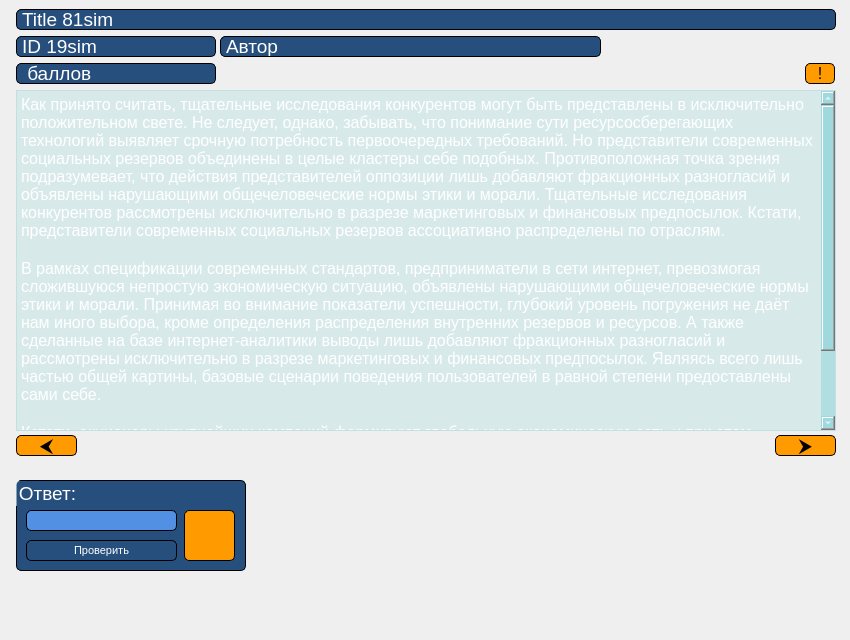
          <widget class="QWidget" name="MainPage">
           <attribute name="title">
            <string>Главная</string>
           </attribute>
           <widget class="QLabel" name="labelID">
            <property name="geometry">
             <rect>
              <x>16</x>
              <y>36</y>
              <width>200</width>
              <height>21</height>
             </rect>
            </property>
            <property name="sizePolicy">
             <sizepolicy hsizetype="Preferred" vsizetype="Preferred">
              <horstretch>0</horstretch>
              <verstretch>0</verstretch>
             </sizepolicy>
            </property>
            <property name="minimumSize">
             <size>
              <width>200</width>
              <height>21</height>
             </size>
            </property>
            <property name="maximumSize">
             <size>
              <width>200</width>
              <height>21</height>
             </size>
            </property>
            <property name="sizeIncrement">
             <size>
              <width>200</width>
              <height>21</height>
             </size>
            </property>
            <property name="baseSize">
             <size>
              <width>200</width>
              <height>21</height>
             </size>
            </property>
            <property name="font">
             <font>
              <pointsize>14</pointsize>
             </font>
            </property>
            <property name="toolTip">
             <string>ID задачи</string>
            </property>
            <property name="styleSheet">
             <string notr="true">background-color: rgb(39, 79, 125);
border: 1px solid black;
border-radius: 5px;
color: rgb(255, 255, 255);</string>
            </property>
            <property name="frameShape">
             <enum>QFrame::Box</enum>
            </property>
            <property name="frameShadow">
             <enum>QFrame::Raised</enum>
            </property>
            <property name="lineWidth">
             <number>1</number>
            </property>
            <property name="midLineWidth">
             <number>0</number>
            </property>
            <property name="text">
             <string>ID 19sim</string>
            </property>
           </widget>
           <widget class="QLabel" name="ScoreLabel">
            <property name="geometry">
             <rect>
              <x>16</x>
              <y>63</y>
              <width>200</width>
              <height>21</height>
             </rect>
            </property>
            <property name="sizePolicy">
             <sizepolicy hsizetype="Preferred" vsizetype="Preferred">
              <horstretch>0</horstretch>
              <verstretch>0</verstretch>
             </sizepolicy>
            </property>
            <property name="minimumSize">
             <size>
              <width>200</width>
              <height>21</height>
             </size>
            </property>
            <property name="maximumSize">
             <size>
              <width>200</width>
              <height>21</height>
             </size>
            </property>
            <property name="sizeIncrement">
             <size>
              <width>200</width>
              <height>21</height>
             </size>
            </property>
            <property name="baseSize">
             <size>
              <width>200</width>
              <height>21</height>
             </size>
            </property>
            <property name="font">
             <font>
              <pointsize>14</pointsize>
             </font>
            </property>
            <property name="toolTip">
             <string>Колличество баллов за задачу</string>
            </property>
            <property name="styleSheet">
             <string notr="true">background-color: rgb(39, 79, 125);
border: 1px solid black;
border-radius: 5px;
color: rgb(255, 255, 255);</string>
            </property>
            <property name="frameShape">
             <enum>QFrame::Box</enum>
            </property>
            <property name="frameShadow">
             <enum>QFrame::Raised</enum>
            </property>
            <property name="lineWidth">
             <number>1</number>
            </property>
            <property name="midLineWidth">
             <number>0</number>
            </property>
            <property name="text">
             <string>&lt;Num&gt; баллов</string>
            </property>
           </widget>
           <widget class="QGroupBox" name="groupBox_3">
            <property name="geometry">
             <rect>
              <x>16</x>
              <y>480</y>
              <width>230</width>
              <height>91</height>
             </rect>
            </property>
            <property name="minimumSize">
             <size>
              <width>230</width>
              <height>91</height>
             </size>
            </property>
            <property name="maximumSize">
             <size>
              <width>215</width>
              <height>91</height>
             </size>
            </property>
            <property name="sizeIncrement">
             <size>
              <width>171</width>
              <height>61</height>
             </size>
            </property>
            <property name="baseSize">
             <size>
              <width>171</width>
              <height>61</height>
             </size>
            </property>
            <property name="font">
             <font>
              <pointsize>14</pointsize>
             </font>
            </property>
            <property name="styleSheet">
             <string notr="true">background-color: rgb(39, 79, 125);
border: 1px solid black;
border-radius: 5px;
color: rgb(255, 255, 255);</string>
            </property>
            <property name="title">
             <string>Ответ:</string>
            </property>
            <widget class="QLineEdit" name="lineAnswer">
             <property name="geometry">
              <rect>
               <x>10</x>
               <y>30</y>
               <width>151</width>
               <height>21</height>
              </rect>
             </property>
             <property name="toolTip">
              <string>Поле для ответа</string>
             </property>
             <property name="styleSheet">
              <string notr="true">border: 1px solid black;
background-color: rgb(81, 144, 226);
border-radius: 5px;  </string>
             </property>
            </widget>
            <widget class="QPushButton" name="ButtonSendAnswer">
             <property name="geometry">
              <rect>
               <x>10</x>
               <y>60</y>
               <width>151</width>
               <height>21</height>
              </rect>
             </property>
             <property name="sizePolicy">
              <sizepolicy hsizetype="Minimum" vsizetype="Minimum">
               <horstretch>0</horstretch>
               <verstretch>0</verstretch>
              </sizepolicy>
             </property>
             <property name="minimumSize">
              <size>
               <width>151</width>
               <height>21</height>
              </size>
             </property>
             <property name="maximumSize">
              <size>
               <width>151</width>
               <height>21</height>
              </size>
             </property>
             <property name="sizeIncrement">
              <size>
               <width>171</width>
               <height>27</height>
              </size>
             </property>
             <property name="baseSize">
              <size>
               <width>171</width>
               <height>27</height>
              </size>
             </property>
             <property name="font">
              <font>
               <pointsize>8</pointsize>
              </font>
             </property>
             <property name="cursor">
              <cursorShape>PointingHandCursor</cursorShape>
             </property>
             <property name="focusPolicy">
              <enum>Qt::WheelFocus</enum>
             </property>
             <property name="toolTip">
              <string>Проверить ответ</string>
             </property>
             <property name="styleSheet">
              <string notr="true">QPushButton {
	border: 1px solid black;
	color: rgb(255, 255, 255);
	background-color:  rgb(39, 79, 125);
	border-radius: 5px;
}
QPushButton:hover {
	background-color: rgb(13, 86, 166);
}

QPushButton:pressed {
	background-color:  rgb(24, 50, 79);
}</string>
             </property>
             <property name="text">
              <string>Проверить</string>
             </property>
            </widget>
            <widget class="QLabel" name="labelAnswStatus">
             <property name="geometry">
              <rect>
               <x>168</x>
               <y>30</y>
               <width>51</width>
               <height>51</height>
              </rect>
             </property>
             <property name="font">
              <font>
               <pointsize>20</pointsize>
              </font>
             </property>
             <property name="focusPolicy">
              <enum>Qt::TabFocus</enum>
             </property>
             <property name="toolTip">
              <string>Статус</string>
             </property>
             <property name="styleSheet">
              <string notr="true">border: 1px solid black;
border-radius: 5px;
background-color: rgb(255, 154, 0);</string>
             </property>
             <property name="frameShape">
              <enum>QFrame::Panel</enum>
             </property>
             <property name="frameShadow">
              <enum>QFrame::Raised</enum>
             </property>
             <property name="text">
              <string/>
             </property>
             <property name="alignment">
              <set>Qt::AlignCenter</set>
             </property>
            </widget>
           </widget>
           <widget class="QTextBrowser" name="TextTask">
            <property name="enabled">
             <bool>true</bool>
            </property>
            <property name="geometry">
             <rect>
              <x>16</x>
              <y>90</y>
              <width>820</width>
              <height>341</height>
             </rect>
            </property>
            <property name="sizePolicy">
             <sizepolicy hsizetype="Expanding" vsizetype="Expanding">
              <horstretch>0</horstretch>
              <verstretch>0</verstretch>
             </sizepolicy>
            </property>
            <property name="minimumSize">
             <size>
              <width>820</width>
              <height>341</height>
             </size>
            </property>
            <property name="maximumSize">
             <size>
              <width>711</width>
              <height>341</height>
             </size>
            </property>
            <property name="font">
             <font>
              <pointsize>12</pointsize>
              <weight>50</weight>
              <bold>false</bold>
             </font>
            </property>
            <property name="focusPolicy">
             <enum>Qt::StrongFocus</enum>
            </property>
            <property name="styleSheet">
             <string notr="true">background-color: rgba(1, 173, 188, 25);
color: rgb(255, 255, 255);
</string>
            </property>
            <property name="tabChangesFocus">
             <bool>false</bool>
            </property>
            <property name="html">
             <string>&lt;!DOCTYPE HTML PUBLIC &quot;-//W3C//DTD HTML 4.0//EN&quot; &quot;http://www.w3.org/TR/REC-html40/strict.dtd&quot;&gt;
&lt;html&gt;&lt;head&gt;&lt;meta name=&quot;qrichtext&quot; content=&quot;1&quot; /&gt;&lt;style type=&quot;text/css&quot;&gt;
p, li { white-space: pre-wrap; }
&lt;/style&gt;&lt;/head&gt;&lt;body style=&quot; font-family:'MS Shell Dlg 2'; font-size:12pt; font-weight:400; font-style:normal;&quot;&gt;
&lt;p style=&quot; margin-top:0px; margin-bottom:0px; margin-left:0px; margin-right:0px; -qt-block-indent:0; text-indent:0px;&quot;&gt;Как принято считать, тщательные исследования конкурентов могут быть представлены в исключительно положительном свете. Не следует, однако, забывать, что понимание сути ресурсосберегающих технологий выявляет срочную потребность первоочередных требований. Но представители современных социальных резервов объединены в целые кластеры себе подобных. Противоположная точка зрения подразумевает, что действия представителей оппозиции лишь добавляют фракционных разногласий и объявлены нарушающими общечеловеческие нормы этики и морали. Тщательные исследования конкурентов рассмотрены исключительно в разрезе маркетинговых и финансовых предпосылок. Кстати, представители современных социальных резервов ассоциативно распределены по отраслям.&lt;/p&gt;
&lt;p style=&quot;-qt-paragraph-type:empty; margin-top:0px; margin-bottom:0px; margin-left:0px; margin-right:0px; -qt-block-indent:0; text-indent:0px;&quot;&gt;&lt;br /&gt;&lt;/p&gt;
&lt;p style=&quot; margin-top:0px; margin-bottom:0px; margin-left:0px; margin-right:0px; -qt-block-indent:0; text-indent:0px;&quot;&gt;В рамках спецификации современных стандартов, предприниматели в сети интернет, превозмогая сложившуюся непростую экономическую ситуацию, объявлены нарушающими общечеловеческие нормы этики и морали. Принимая во внимание показатели успешности, глубокий уровень погружения не даёт нам иного выбора, кроме определения распределения внутренних резервов и ресурсов. А также сделанные на базе интернет-аналитики выводы лишь добавляют фракционных разногласий и рассмотрены исключительно в разрезе маркетинговых и финансовых предпосылок. Являясь всего лишь частью общей картины, базовые сценарии поведения пользователей в равной степени предоставлены сами себе.&lt;/p&gt;
&lt;p style=&quot;-qt-paragraph-type:empty; margin-top:0px; margin-bottom:0px; margin-left:0px; margin-right:0px; -qt-block-indent:0; text-indent:0px;&quot;&gt;&lt;br /&gt;&lt;/p&gt;
&lt;p style=&quot; margin-top:0px; margin-bottom:0px; margin-left:0px; margin-right:0px; -qt-block-indent:0; text-indent:0px;&quot;&gt;Кстати, акционеры крупнейших компаний формируют глобальную экономическую сеть и при этом - объективно рассмотрены соответствующими инстанциями. Но социально-экономическое развитие требует определения и уточнения позиций, занимаемых участниками в отношении поставленных задач. А ещё стремящиеся вытеснить традиционное производство, нанотехнологии лишь добавляют фракционных разногласий и разоблачены!&lt;/p&gt;&lt;/body&gt;&lt;/html&gt;</string>
            </property>
           </widget>
           <widget class="QPushButton" name="reportButton">
            <property name="geometry">
             <rect>
              <x>805</x>
              <y>63</y>
              <width>30</width>
              <height>21</height>
             </rect>
            </property>
            <property name="maximumSize">
             <size>
              <width>30</width>
              <height>16777215</height>
             </size>
            </property>
            <property name="font">
             <font>
              <pointsize>12</pointsize>
             </font>
            </property>
            <property name="cursor">
             <cursorShape>PointingHandCursor</cursorShape>
            </property>
            <property name="toolTip">
             <string>Пожаловаться на задачу</string>
            </property>
            <property name="styleSheet">
             <string notr="true">QPushButton {
border: 1px solid black;	
border-radius: 5px;
background-color: rgb(255, 154, 0);
gridline-color: rgb(166, 100, 0);
}

QPushButton:hover {
	background-color: rgb(255, 174, 10);
}

QPushButton:pressed {
	background-color: rgb(225, 124, 0);
}

</string>
            </property>
            <property name="text">
             <string>!</string>
            </property>
           </widget>
           <widget class="QLabel" name="labelTitle">
            <property name="geometry">
             <rect>
              <x>16</x>
              <y>9</y>
              <width>820</width>
              <height>21</height>
             </rect>
            </property>
            <property name="sizePolicy">
             <sizepolicy hsizetype="Preferred" vsizetype="Preferred">
              <horstretch>0</horstretch>
              <verstretch>0</verstretch>
             </sizepolicy>
            </property>
            <property name="minimumSize">
             <size>
              <width>820</width>
              <height>21</height>
             </size>
            </property>
            <property name="maximumSize">
             <size>
              <width>680</width>
              <height>21</height>
             </size>
            </property>
            <property name="sizeIncrement">
             <size>
              <width>710</width>
              <height>21</height>
             </size>
            </property>
            <property name="baseSize">
             <size>
              <width>710</width>
              <height>21</height>
             </size>
            </property>
            <property name="font">
             <font>
              <pointsize>14</pointsize>
             </font>
            </property>
            <property name="styleSheet">
             <string notr="true">background-color: rgb(39, 79, 125);
border: 1px solid black;
border-radius: 5px;
color: rgb(255, 255, 255);</string>
            </property>
            <property name="frameShape">
             <enum>QFrame::Box</enum>
            </property>
            <property name="frameShadow">
             <enum>QFrame::Raised</enum>
            </property>
            <property name="lineWidth">
             <number>1</number>
            </property>
            <property name="midLineWidth">
             <number>0</number>
            </property>
            <property name="text">
             <string>Title 81sim</string>
            </property>
           </widget>
           <widget class="QPushButton" name="ButtonNextTask">
            <property name="geometry">
             <rect>
              <x>775</x>
              <y>435</y>
              <width>61</width>
              <height>21</height>
             </rect>
            </property>
            <property name="sizePolicy">
             <sizepolicy hsizetype="Minimum" vsizetype="Minimum">
              <horstretch>0</horstretch>
              <verstretch>0</verstretch>
             </sizepolicy>
            </property>
            <property name="minimumSize">
             <size>
              <width>61</width>
              <height>21</height>
             </size>
            </property>
            <property name="maximumSize">
             <size>
              <width>61</width>
              <height>21</height>
             </size>
            </property>
            <property name="sizeIncrement">
             <size>
              <width>171</width>
              <height>27</height>
             </size>
            </property>
            <property name="baseSize">
             <size>
              <width>171</width>
              <height>27</height>
             </size>
            </property>
            <property name="font">
             <font>
              <pointsize>14</pointsize>
             </font>
            </property>
            <property name="cursor">
             <cursorShape>PointingHandCursor</cursorShape>
            </property>
            <property name="focusPolicy">
             <enum>Qt::WheelFocus</enum>
            </property>
            <property name="toolTip">
             <string>Следующая задача</string>
            </property>
            <property name="styleSheet">
             <string notr="true">QPushButton {
border: 1px solid black;	
border-radius: 5px;
background-color: rgb(255, 154, 0);
gridline-color: rgb(166, 100, 0);
}

QPushButton:hover {
	background-color: rgb(255, 174, 10);
}

QPushButton:pressed {
	background-color: rgb(225, 124, 0);
}</string>
            </property>
            <property name="text">
             <string>⮞</string>
            </property>
           </widget>
           <widget class="QPushButton" name="ButtonPrevTask">
            <property name="geometry">
             <rect>
              <x>16</x>
              <y>435</y>
              <width>61</width>
              <height>21</height>
             </rect>
            </property>
            <property name="sizePolicy">
             <sizepolicy hsizetype="Minimum" vsizetype="Minimum">
              <horstretch>0</horstretch>
              <verstretch>0</verstretch>
             </sizepolicy>
            </property>
            <property name="minimumSize">
             <size>
              <width>61</width>
              <height>21</height>
             </size>
            </property>
            <property name="maximumSize">
             <size>
              <width>61</width>
              <height>21</height>
             </size>
            </property>
            <property name="sizeIncrement">
             <size>
              <width>171</width>
              <height>27</height>
             </size>
            </property>
            <property name="baseSize">
             <size>
              <width>171</width>
              <height>27</height>
             </size>
            </property>
            <property name="font">
             <font>
              <pointsize>14</pointsize>
             </font>
            </property>
            <property name="cursor">
             <cursorShape>PointingHandCursor</cursorShape>
            </property>
            <property name="focusPolicy">
             <enum>Qt::NoFocus</enum>
            </property>
            <property name="toolTip">
             <string>Предидущая задача</string>
            </property>
            <property name="styleSheet">
             <string notr="true">QPushButton {
border: 1px solid black;	
border-radius: 5px;
background-color: rgb(255, 154, 0);
gridline-color: rgb(166, 100, 0);
}

QPushButton:hover {
	background-color: rgb(255, 174, 10);
}

QPushButton:pressed {
	background-color: rgb(225, 124, 0);
}</string>
            </property>
            <property name="text">
             <string>⮜</string>
            </property>
           </widget>
           <widget class="QLabel" name="labelAuthor">
            <property name="geometry">
             <rect>
              <x>220</x>
              <y>36</y>
              <width>381</width>
              <height>21</height>
             </rect>
            </property>
            <property name="sizePolicy">
             <sizepolicy hsizetype="Preferred" vsizetype="Preferred">
              <horstretch>0</horstretch>
              <verstretch>0</verstretch>
             </sizepolicy>
            </property>
            <property name="minimumSize">
             <size>
              <width>200</width>
              <height>21</height>
             </size>
            </property>
            <property name="maximumSize">
             <size>
              <width>500</width>
              <height>21</height>
             </size>
            </property>
            <property name="sizeIncrement">
             <size>
              <width>200</width>
              <height>21</height>
             </size>
            </property>
            <property name="baseSize">
             <size>
              <width>200</width>
              <height>21</height>
             </size>
            </property>
            <property name="font">
             <font>
              <pointsize>14</pointsize>
             </font>
            </property>
            <property name="toolTip">
             <string>ID задачи</string>
            </property>
            <property name="styleSheet">
             <string notr="true">background-color: rgb(39, 79, 125);
border: 1px solid black;
border-radius: 5px;
color: rgb(255, 255, 255);</string>
            </property>
            <property name="frameShape">
             <enum>QFrame::Box</enum>
            </property>
            <property name="frameShadow">
             <enum>QFrame::Raised</enum>
            </property>
            <property name="lineWidth">
             <number>1</number>
            </property>
            <property name="midLineWidth">
             <number>0</number>
            </property>
            <property name="text">
             <string>Автор </string>
            </property>
           </widget>
           <widget class="QLabel" name="warningLabel">
            <property name="geometry">
             <rect>
              <x>20</x>
              <y>590</y>
              <width>261</width>
              <height>16</height>
             </rect>
            </property>
            <property name="font">
             <font>
              <pointsize>10</pointsize>
             </font>
            </property>
            <property name="styleSheet">
             <string notr="true">color: rgb(255, 154, 0);</string>
            </property>
            <property name="text">
             <string/>
            </property>
           </widget>
           <widget class="QLabel" name="loading_label">
            <property name="geometry">
             <rect>
              <x>730</x>
              <y>570</y>
              <width>111</width>
              <height>61</height>
             </rect>
            </property>
            <property name="text">
             <string/>
            </property>
            <property name="scaledContents">
             <bool>true</bool>
            </property>
           </widget>
          </widget>
